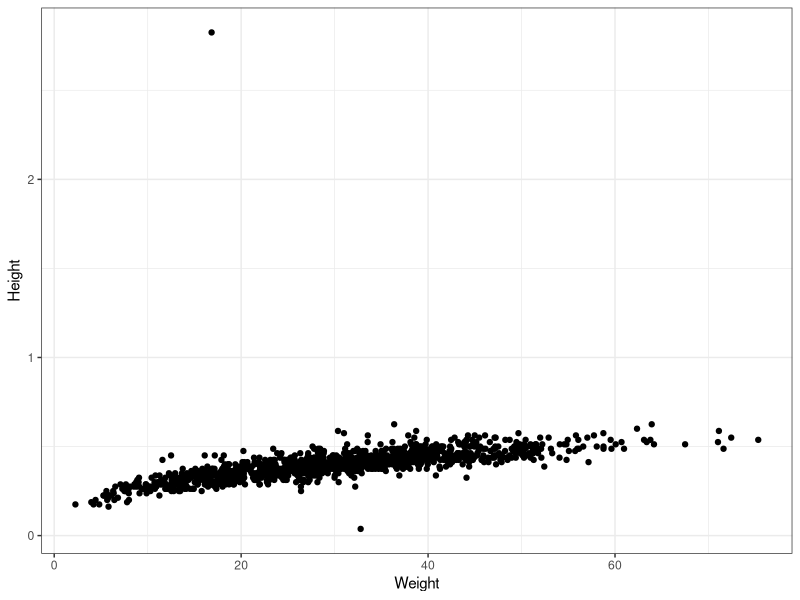
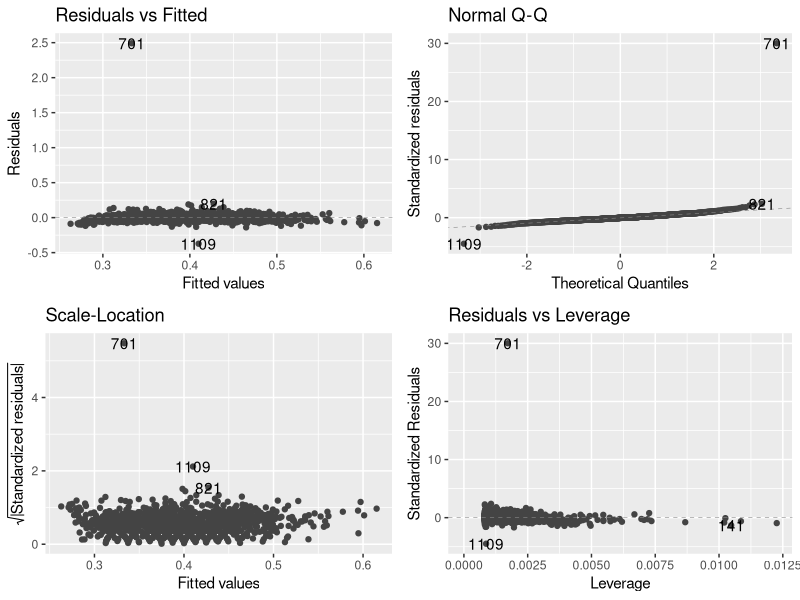
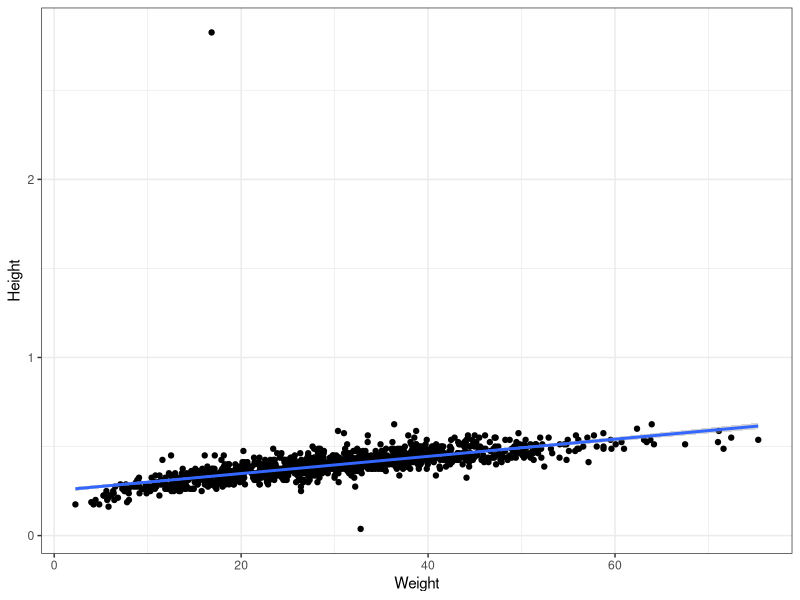

Generate these figures, in order, with R:
## ---- chunk 1
rm(list=ls()) #clears R's brain
library(here)
library(tidyverse)
library(ggfortify) #installing the necessary packages
## ---- chunk 2
crabs <- read.csv(here("Data", "CrabAgePrediction.csv"))
glimpse(crabs) #examining the data
## ---- chunk 3
crabs$Sex <- as.factor(crabs$Sex)
## ---- chunk 4
crabs1 <- filter(crabs, Sex == 'F')
## ---- chunk 5
ggplot(crabs1, aes(x = Weight, y = Height)) +
  geom_point() +
  theme_bw() #creating a scatterplot
## ---- chunk 6
model_crabs <- lm(Height ~ Weight, data = crabs1)
## ---- chunk 7
autoplot(model_crabs, smooth.colour = NA)
## ---- chunk 8
anova(model_crabs)
summary(model_crabs)
## ---- chunk 9
ggplot(crabs1, aes(x = Weight, y = Height)) +
  geom_point() +
  geom_smooth(method = 'lm') +
  theme_bw()
